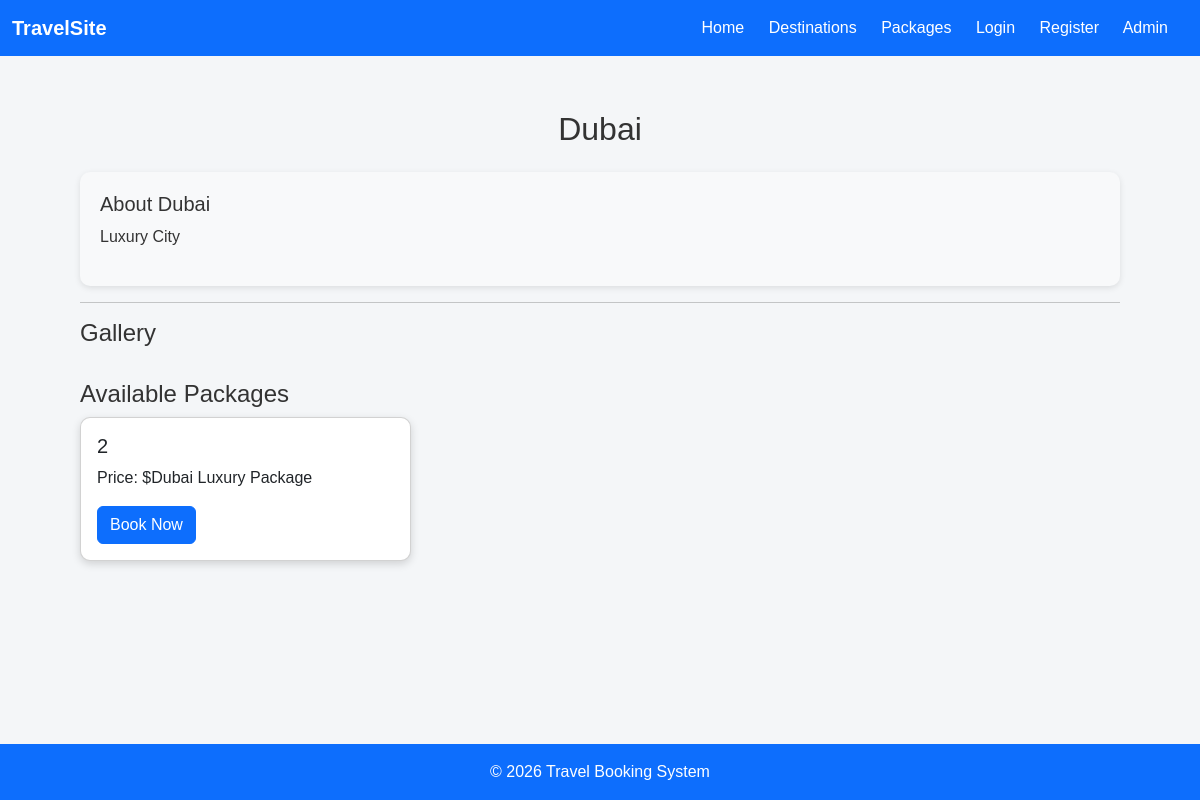
Page /destination/2 on the committed database.
### tables this page shows
CREATE TABLE destinations (
    id INTEGER PRIMARY KEY AUTOINCREMENT,
    name TEXT NOT NULL,
    description TEXT NOT NULL
, image TEXT);

CREATE TABLE packages (
    id INTEGER PRIMARY KEY AUTOINCREMENT,
    destination_id INTEGER,
    title TEXT,
    price REAL, image TEXT, available_rooms INTEGER DEFAULT 5,
    FOREIGN KEY(destination_id) REFERENCES destinations(id)
);

### app.py (the view)
@app.route("/destination/<int:id>")
def destination_details(id):
    db = get_db()
    dest = db.execute(
        "SELECT * FROM destinations WHERE id=?",
        (id,)
    ).fetchone()
    images = db.execute(
        "SELECT image FROM destination_images WHERE destination_id=?",
        (id,)
    ).fetchall()
    packages = db.execute(
        "SELECT * FROM packages WHERE destination_id=?",
        (id,)
    ).fetchall()
    db.close()
    return render_template(
        "destination_details.html",
        dest=dest,
        images=images,
        packages=packages
    )

### app.py (called while the page is built)
def get_db():
    return sqlite3.connect(DATABASE)

### templates/destination_details.html (shortened to what this page needs)
{% extends "base.html" %}
{% block content %}
<div class="text-center">
<h2 class="mb-3">{{ dest[1] }}</h2>
</div>
<div class="description-box mt-4">
<h5>About {{ dest[1] }}</h5>
<p>{{ dest[2] }}</p>
</div>
<hr>
<h4>Gallery</h4>
<h4 class="mt-4">Available Packages</h4>
<div class="row">
{% for p in packages %}
<div class="col-md-4">
<div class="card package-card">
<div class="card-body">
<h5>{{ p[1] }}</h5>
<p>Price: ${{ p[2] }}</p>
<a href="/book/{{ p[0] }}" class="btn btn-primary">
Book Now
</a>
</div>
</div>
</div>
{% endfor %}
</div>
{% endblock %}

### static/style.css (style rules this page uses)
html, body { height: 100%; }
body { display: flex; flex-direction: column; }
* { box-sizing: border-box; font-family: Arial, sans-serif; }
body { margin: 0; background: #f4f6f8; color: #333; }
h1, h2 { text-align: center; margin-bottom: 25px; }
.description-box { background:#f8f9fa; padding:20px; border-radius:10px; font-size:16px; line-height:1.6; box-shadow:0 2px 6px rgba(0,0,0,0.1); }
.package-card { margin-bottom:20px; box-shadow:0 3px 8px rgba(0,0,0,0.15); border-radius:10px; transition:0.3s; }

### rows in the picture
destinations: name "Dubai", description "Luxury City"
packages: destination "2", title "Dubai Luxury Package"
